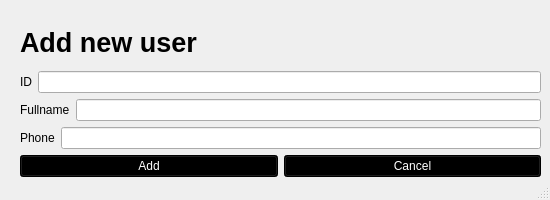
<?xml version="1.0" encoding="UTF-8"?>
<ui version="4.0">
 <class>MainWindow</class>
 <widget class="QMainWindow" name="MainWindow">
  <property name="geometry">
   <rect>
    <x>0</x>
    <y>0</y>
    <width>550</width>
    <height>200</height>
   </rect>
  </property>
  <property name="windowTitle">
   <string>MainWindow</string>
  </property>
  <widget class="QWidget" name="centralwidget">
   <widget class="QWidget" name="verticalLayoutWidget">
    <property name="geometry">
     <rect>
      <x>20</x>
      <y>20</y>
      <width>521</width>
      <height>157</height>
     </rect>
    </property>
    <layout class="QVBoxLayout" name="verticalLayout">
     <item>
      <widget class="QLabel" name="titleLabel">
       <property name="font">
        <font>
         <pointsize>20</pointsize>
         <bold>true</bold>
        </font>
       </property>
       <property name="text">
        <string>Add new user</string>
       </property>
      </widget>
     </item>
     <item>
      <layout class="QHBoxLayout" name="horizontalLayout_4">
       <item>
        <widget class="QLabel" name="idLabel">
         <property name="text">
          <string>ID</string>
         </property>
        </widget>
       </item>
       <item>
        <widget class="QLineEdit" name="idLineEdit"/>
       </item>
      </layout>
     </item>
     <item>
      <layout class="QHBoxLayout" name="horizontalLayout">
       <item>
        <widget class="QLabel" name="fullnameLabel">
         <property name="text">
          <string>Fullname</string>
         </property>
        </widget>
       </item>
       <item>
        <widget class="QLineEdit" name="fullnameLineEdit"/>
       </item>
      </layout>
     </item>
     <item>
      <layout class="QHBoxLayout" name="horizontalLayout_2">
       <item>
        <widget class="QLabel" name="phoneLabel">
         <property name="text">
          <string>Phone</string>
         </property>
        </widget>
       </item>
       <item>
        <widget class="QLineEdit" name="phoneLineEdit"/>
       </item>
      </layout>
     </item>
     <item>
      <layout class="QHBoxLayout" name="horizontalLayout_3">
       <item>
        <widget class="QPushButton" name="addButton">
         <property name="styleSheet">
          <string notr="true">background-color: rgb(0, 0, 0);
color: rgb(255, 255, 255);</string>
         </property>
         <property name="text">
          <string>Add</string>
         </property>
        </widget>
       </item>
       <item>
        <widget class="QPushButton" name="cancelButton">
         <property name="styleSheet">
          <string notr="true">background-color: rgb(0, 0, 0);
color: rgb(255, 255, 255);</string>
         </property>
         <property name="text">
          <string>Cancel</string>
         </property>
        </widget>
       </item>
      </layout>
     </item>
    </layout>
   </widget>
  </widget>
  <widget class="QStatusBar" name="statusbar"/>
 </widget>
 <resources/>
 <connections/>
</ui>
